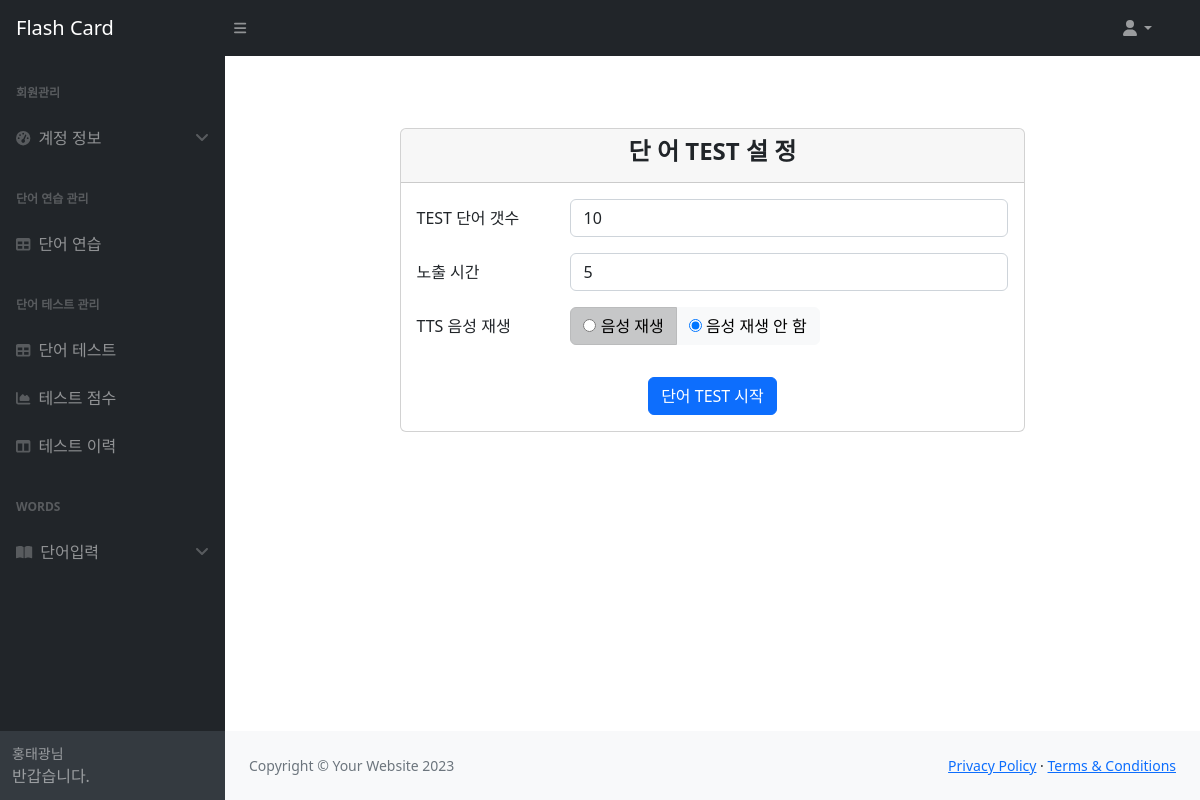
Screenshot of /exam-setting/ (signed in) with the database file from the repository.
### users/models.py (models this page shows)
class Config(models.Model):
    train_word_count = models.IntegerField(default=0)
    train_seconds = models.IntegerField(default=0)
    train_repeat = models.IntegerField(default=0)
    train_tts_play = models.BooleanField(default=False)
    exam_word_count = models.IntegerField(default=0)
    exam_seconds = models.IntegerField(default=0)
    exam_tts_play = models.BooleanField(default=False)
    exam_difficulty = models.IntegerField(default=0)
    user_find_hint = models.CharField(max_length=100, default='Korea')
    update_date = models.DateTimeField(auto_now_add=True)
    id_user = models.ForeignKey("auth.User", related_name="config_user", on_delete=models.CASCADE, db_column="id_user")

### exams/views.py (the view, shortened to what this page needs)
# urls.py: path("exam-setting/", views.ExamsSetting.as_view(), name="exam-setting"),
class ExamsSetting(LoginRequiredMixin, View):
    def get(self, request):
        user = request.user
        try:
            config = Config.objects.get(id_user=user.id)
        except ObjectDoesNotExist:
            config = Config()
        context = {'config': config}
        return render(request, 'exams/exams_setting.html', context)

### exams/templates/exams/exams_setting.html (shortened to what this page needs)
{% extends 'base.html' %}
{% block content %}
<div class="container mt-5">
    <div class="row justify-content-center">
        <div class="col-md-8">
            <div class="card my-4">
                <div class="card-header text-center">
                    <h4><b>단 어 TEST 설 정</b></h4>
                </div>
                <div class="card-body">
                    <form class="form-inline" action="{% url 'exam-setting' %}" method="post">
                        <div class="row mb-3">
                            <label for="exam_word_count" class="col-sm-3 col-form-label">TEST 단어 갯수</label>
                            <div class="col-sm-9">
                                <input type="text" id="exam_word_count" name="exam_word_count"
                                       value="{{ config.exam_word_count }}"
                                       class="form-control" placeholder="단어 갯수을 입력하세요(단어 범위 보다 작으면 랜덤 선택 됩니다.)"
                                       required>
                            </div>
                        </div>
                         <div class="row mb-3">
                            <label for="exam_seconds" class="col-sm-3 col-form-label">노출 시간</label>
                            <div class="col-sm-9">
                                <input type="text" id="exam_seconds" name="exam_seconds"
                                       value="{{ config.exam_seconds }}" class="form-control"
                                       placeholder="단어가 보여 지는 시간을 입력하세요(단위:초)" required>
                            </div>
                        </div>
                        <div class="row mb-3">
                            <label class="col-sm-3 col-form-label">TTS 음성 재생</label>
                            <div class="col-sm-9">
                                <div class="btn-group btn-group-toggle" data-toggle="buttons">
                                    <label class="btn btn-light active">
                                        <input type="radio" name="exam_tts_play" value="True"
                                               {% if config.exam_tts_play %}checked{% endif %}> 음성 재생
                                    </label>
                                    <label class="btn btn-light">
                                        <input type="radio" name="exam_tts_play" value="False"
                                               {% if not config.exam_tts_play %}checked{% endif %}> 음성 재생 안 함
                                    </label>
                                </div>
                            </div>
                        </div>
                        <div class="text-center">
                            <button type="submit" class="btn btn-primary mt-3">단어 TEST 시작</button>
                        </div>
                    </form>
                </div>
            </div>
        </div>
    </div>
</div>
{% endblock content %}

### rows the page displays
Config: exam_word_count "10", exam_seconds "5", exam_tts_play "☐ 음성 재생", exam_tts_play "☑ 음성 재생 안 함"
